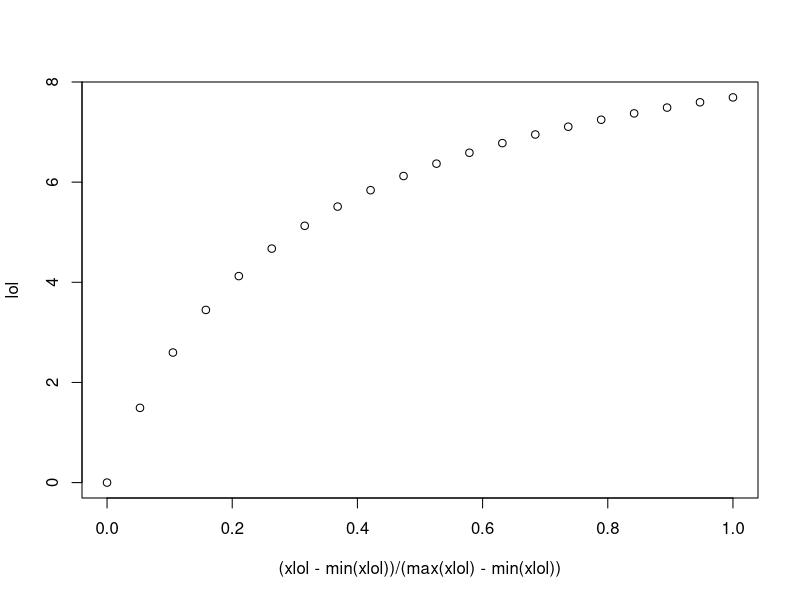
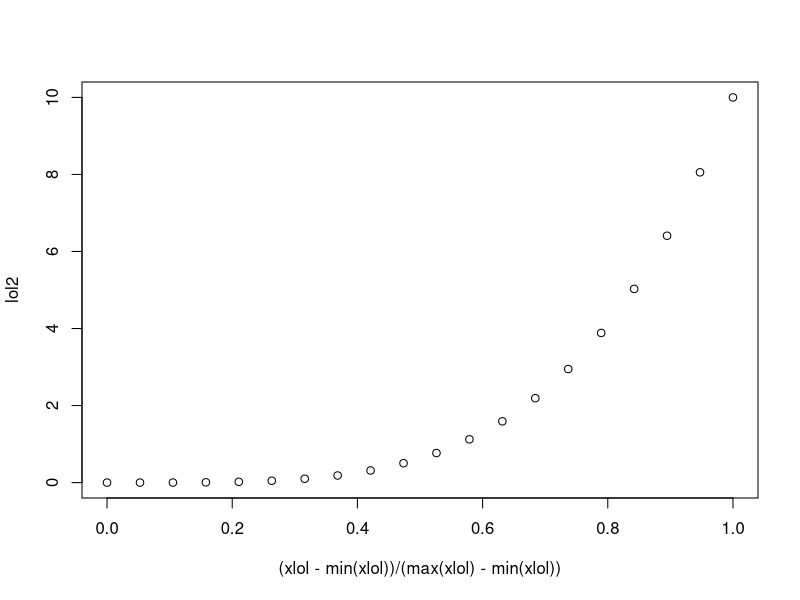
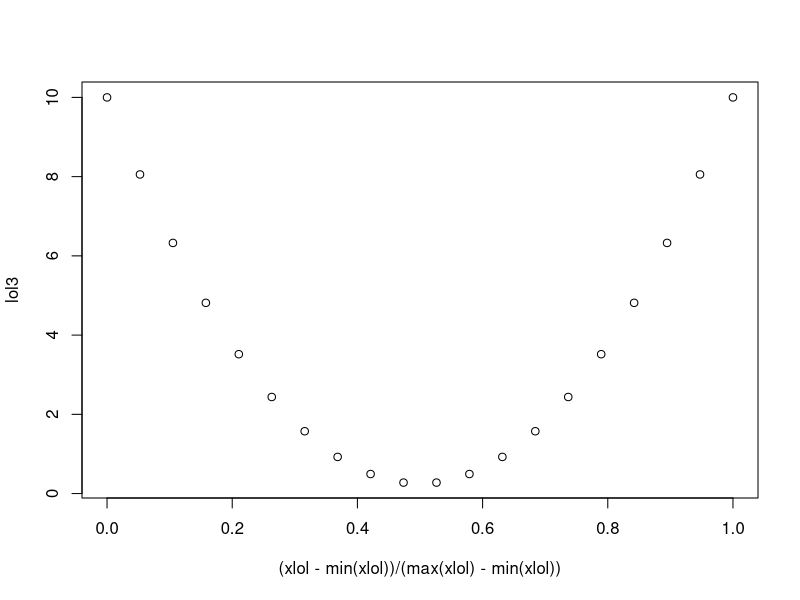

The R source for these figures, in order:
######################## PROJECT: BuzzLines connectivity
# Author: Julian Wittische (Musée National d'Histoire Naturelle Luxembourg)
# Request: Axel Hochkirch/Alexander Weigand/Balint Andrasi
# Start: Spring 2026
# Data: MNHNL
# Script objective : utility functions

############ Resistance transformation ----
res.tran_JW <- function(x, k = 0.5, ymax = 1, shape) {
  # x    — vector of resource values
  # k    — half-saturation constant (value of x where f(x) = ymax/2) for S; unitless for A (1/k)
  # ymax — asymptote / maximum output (default 1)
  # shape — "S" for saturating or "A" for accelerating or "U" for
  # Normalise x to [0, 1] — handles any units and any starting value
  
  x_norm <- (x - min(x)) / (max(x) - min(x))
  
  if (shape == "S") {
    # Monod — concave, saturating
    # k: fraction of x-range where f(x) = ymax/2
    return(ymax * x_norm / (k + x_norm))
    
  } else if (shape == "A") {
    # Power function — purely convex, accelerating throughout
    # exponent n = 1/k: smaller k → steeper acceleration
    # k=0.5 → n=2 (quadratic), k=0.3 → n=3.3, k=0.2 → n=5
    n <- 1 / k
    return(ymax * x_norm^n)
    
  } else if (shape == "U") {
    # k = minimum value (at centre of x range)
    # ymax = maximum value (at both edges)
    return(k + (ymax - k) * (2 * (x_norm - 0.5))^2)
    
  } else {
    stop(paste0("Unknown shape '", shape, "'. Use 'S' or 'A'."))
  }
}



###### Test
xlol <- seq(0.1, 10, 0.5)
# Saturating
lol <- res.tran_JW(x=xlol, k=0.3, ymax=10, shape="S")
plot((xlol - min(xlol)) / (max(xlol) - min(xlol)),lol)

# Accelerating
lol2 <- res.tran_JW(x=xlol, k=0.25, ymax=10, shape="A")
plot((xlol - min(xlol))/(max(xlol) - min(xlol)),lol2)

# U-shaped
lol3 <- res.tran_JW(x=xlol, k=0.25, ymax=10, shape="U")
plot((xlol - min(xlol))/(max(xlol) - min(xlol)),lol3)
